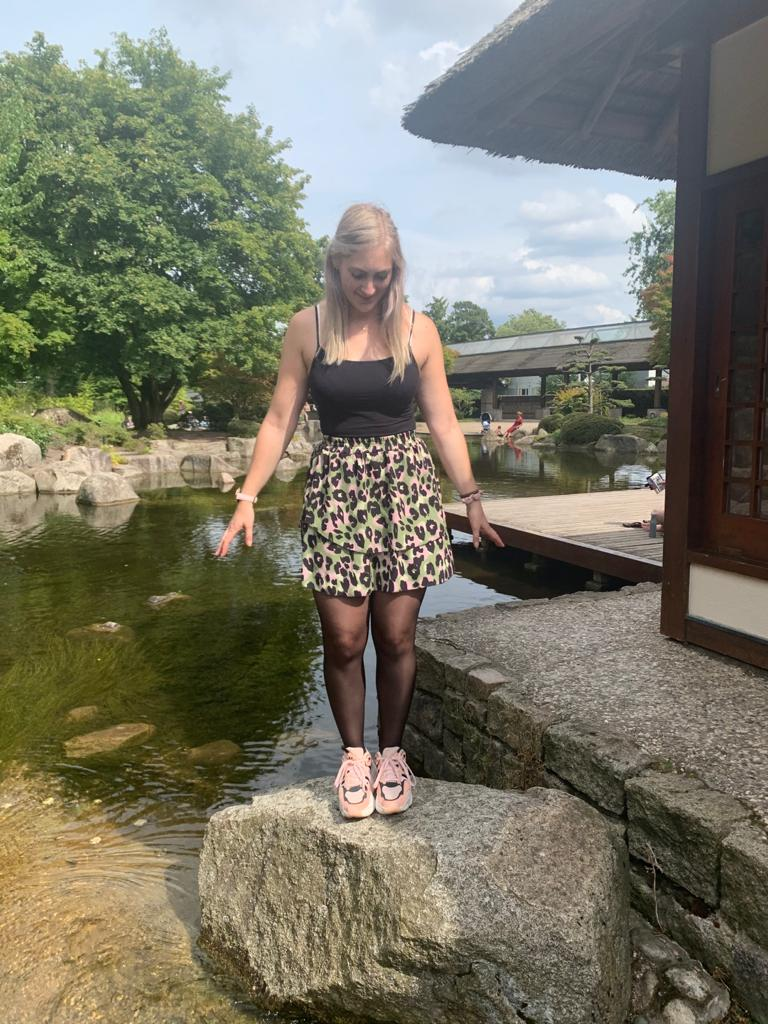
#> input picture 01/lab1/colourspace/picture_test.jpg, 768 x 1024 px
$ python ConvertColourSpace.py
#> lines starting #> are read from the running program, lines starting #| are printed output that depends on the picture; after the words box and inside, x2 and y2 are one past the last pixel; in counts of white or black regions, pixels touching at a corner belong together
#> further down, I is the input picture: shape (1024, 768, 3); mean B, G, R 101.7, 117.8, 119.8
### 01/lab1/colourspace/getColourChannels.py
def getColourChannels(input_image):

    R = input_image[:, :, 0]
    G = input_image[:, :, 1]
    B = input_image[:, :, 2]
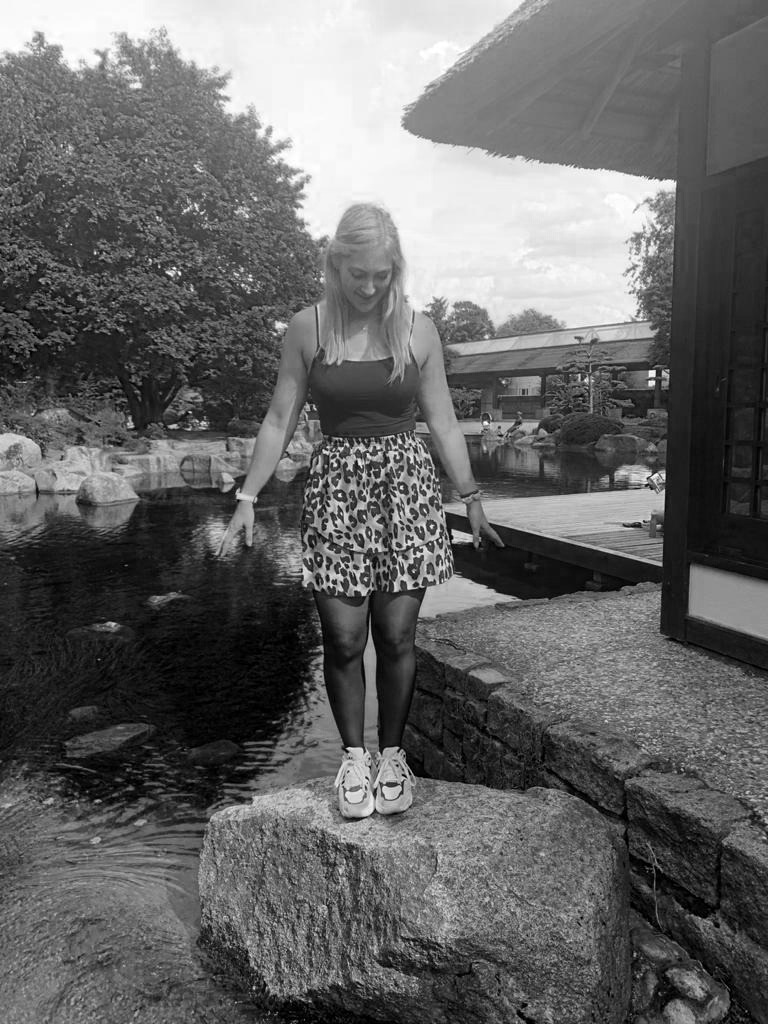
#> B: shape (1024, 768) float32; min 0, max 255, mean 101.7

    return [R, G, B]

### 01/lab1/colourspace/rgbConversions.py
import numpy as np
import cv2
from getColourChannels import *

# [41 lines left out: functions rgb2grays, rgb2opponent, not called in this run]


def rgb2normedrgb(input_image):
    # converts an RGB image into normalized rgb colour space

    R, G, B = getColourChannels(input_image)
    rgb_norm = np.zeros(input_image.shape, dtype="uint8")

    sum = R + G + B
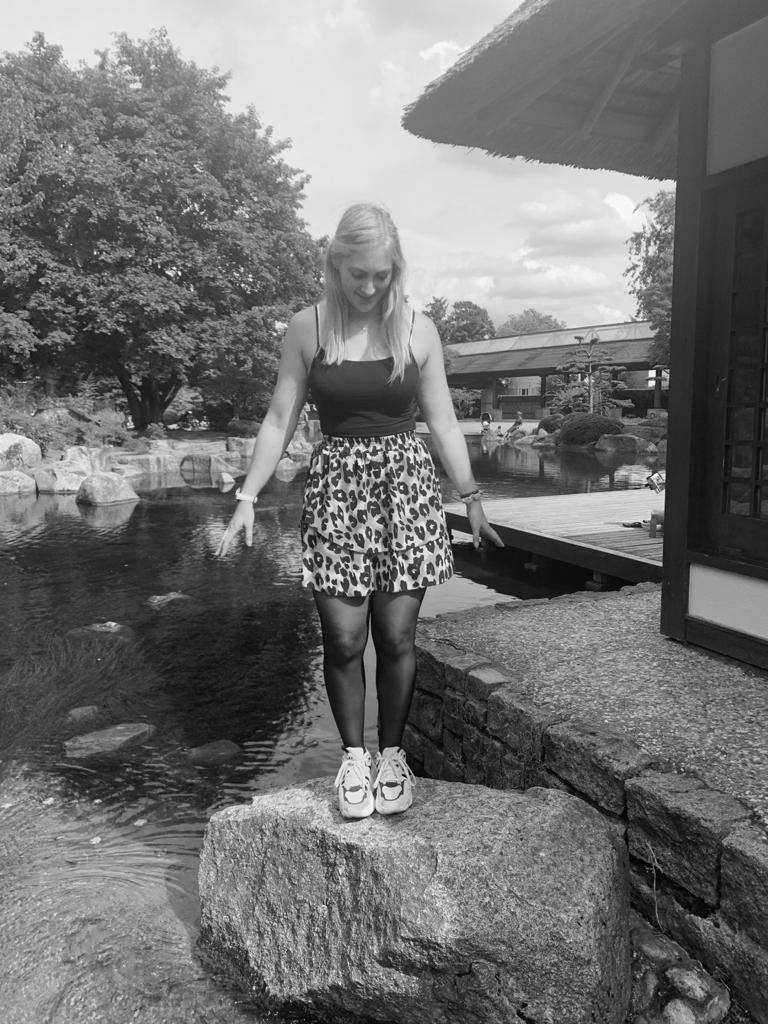
#> sum: shape (1024, 768) float32; min 0, max 762, mean 339.3; drawn with min black and max white

    # Black pixels result in division by 0, so take nonzero number.
    sum[sum == 0] = 0.01
#> sum: shape (1024, 768) float32; under 0.01% of pixels changed, all inside (x1, y1, x2, y2) = (622, 585, 658, 873)
    rgb_norm[:, :, 0] = R / sum * 255
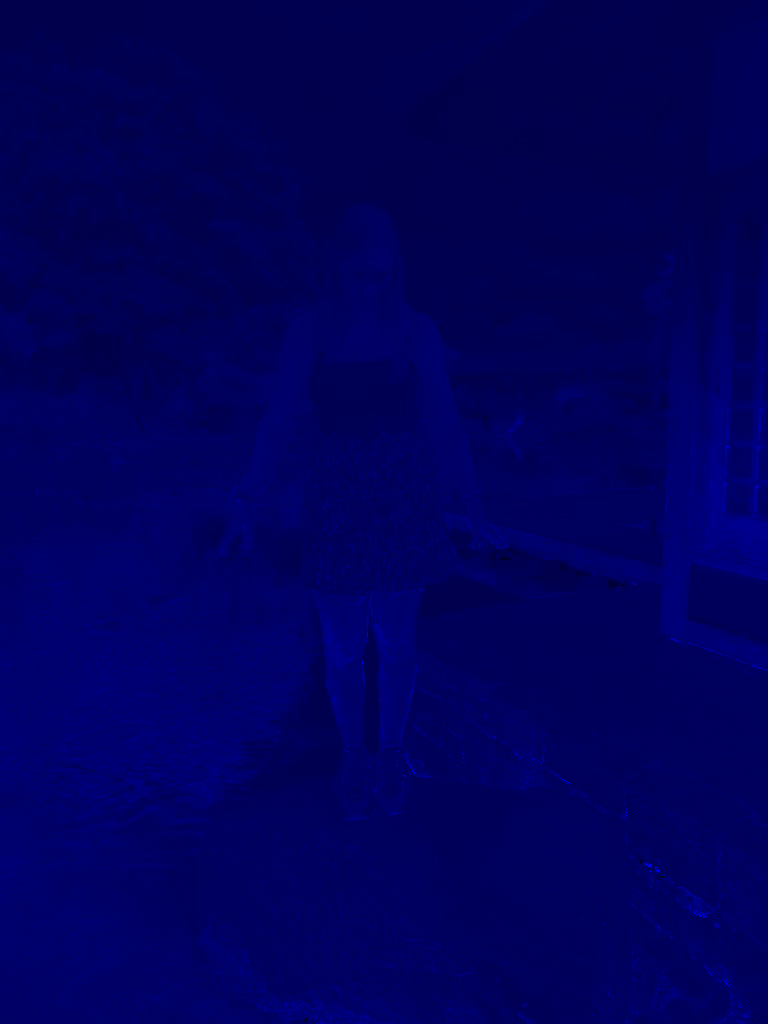
#> rgb_norm: shape (1024, 768, 3); mean of channels 0, 1, 2 92.6, 0, 0; drawn as B, G, R
    rgb_norm[:, :, 1] = G / sum * 255
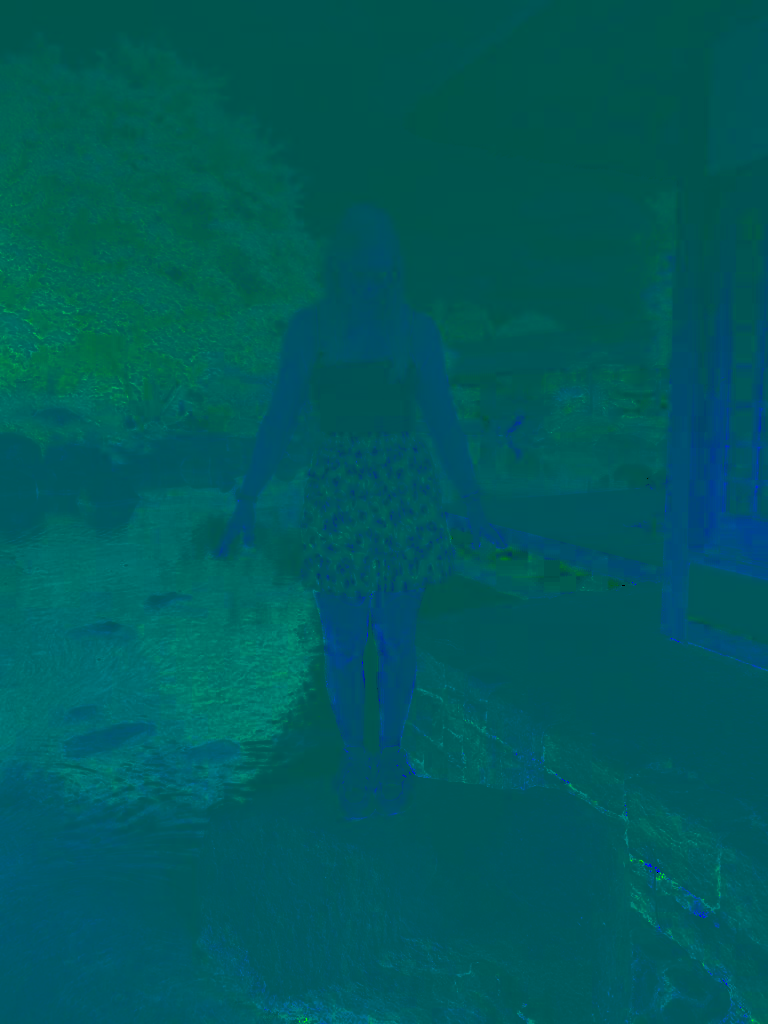
#> rgb_norm: shape (1024, 768, 3); mean of channels 0, 1, 2 92.6, 90, 0; drawn as B, G, R
    rgb_norm[:, :, 2] = B / sum * 255
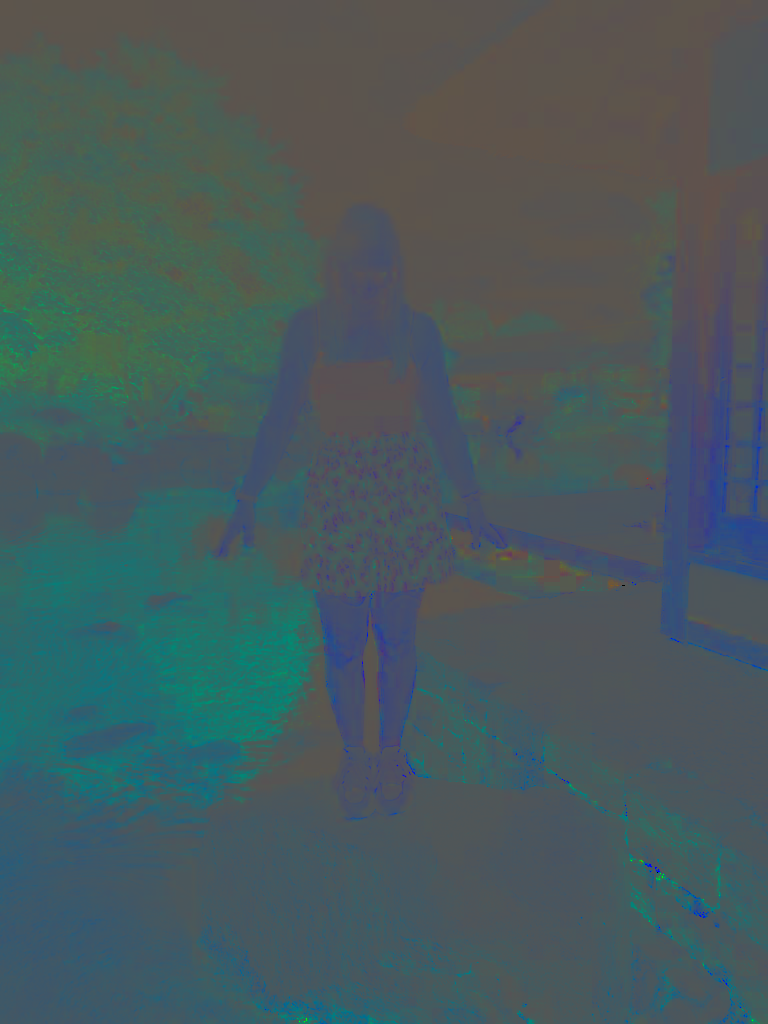
#> rgb_norm: shape (1024, 768, 3); mean of channels 0, 1, 2 92.6, 90, 71; drawn as B, G, R

    new_image = rgb_norm


    return new_image

### 01/lab1/colourspace/visualize.py
from PIL import Image
import numpy as np
import cv2
import matplotlib.pyplot as plt
import matplotlib


def visualize(input_image):
    new_im = input_image.astype(np.uint8)

    # For visualization of gray:
    # new_im_l, new_im_a, new_im_lu, new_im = input_image
    # new_im_l, new_im_a, new_im_lu, new_im = new_im_l.astype(np.uint8), new_im_a.astype(np.uint8), \
    #                                         new_im_lu.astype(np.uint8), new_im.astype(np.uint8)

    fig, ax = plt.subplots(2, 2)

    ax[0, 0].imshow(new_im, interpolation='bilinear', cmap='gray', origin='upper', extent=[-3, 3, -3, 3])
    ax[0, 0].set_axis_off()
    ax[0, 0].set_title("Total")
    ax[0, 1].imshow(new_im[:, :, 0], interpolation='bilinear', cmap='gray', origin='upper', extent=[-3, 3, -3, 3])
    ax[0, 1].set_axis_off()
    ax[0, 1].set_title("Luminance")
    ax[1, 0].imshow(new_im[:, :, 1], interpolation='bilinear', cmap='gray', origin='upper', extent=[-3, 3, -3, 3])
    ax[1, 0].set_axis_off()
    ax[1, 0].set_title("Chroma blue")
    ax[1, 1].imshow(new_im[:, :, 2], interpolation='bilinear', cmap='gray', origin='upper', extent=[-3, 3, -3, 3])
    ax[1, 1].set_axis_off()
    ax[1, 1].set_title("Chroma red")

    plt.savefig("test_ycbcr.jpeg")
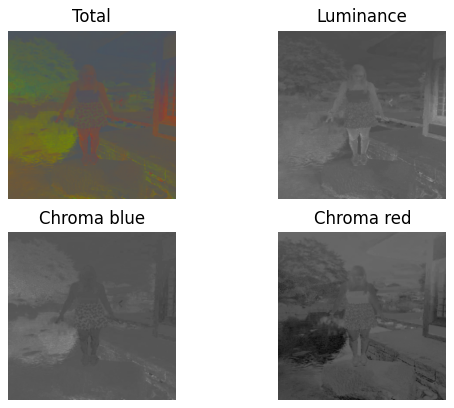
#> figure drawn by matplotlib, 4 panels
    # matplotlib.imwrite('test_gray_light.jpeg', new_im)
    # new_im.save('test_opponent.jpeg')

### 01/lab1/colourspace/ConvertColourSpace.py
import numpy as np
import cv2
import rgbConversions
from visualize import *

def ConvertColourSpace(input_image, colourspace):
    '''
    Converts an RGB image into a specified color space, visualizes the
    color channels and returns the image in its new color space.

    Colorspace options:
      opponent
      rgb -> for normalized RGB
      hsv
      ycbcr
      gray

    P.S: Do not forget the visualization part!
    '''

    # Convert the image into double precision for conversions
    input_image = input_image.astype(np.float32)

    if colourspace.lower() == 'opponent':
        # fill in the rgb2opponent function
        new_image = rgbConversions.rgb2opponent(input_image)

    elif colourspace.lower() == 'rgb':
        # fill in the rgb2opponent function
        new_image = rgbConversions.rgb2normedrgb(input_image)

    elif colourspace.lower() == 'hsv':
        # use built-in function from opencv
        new_image = cv2.cvtColor(input_image, code=cv2.COLOR_RGB2HSV)

    elif colourspace.lower() == 'ycbcr':
        # use built-in function from opencv
        new_image = cv2.cvtColor(input_image, code=cv2.COLOR_RGB2YCrCb)

    elif colourspace.lower() == 'gray':
        # fill in the rgb2opponent function
        new_image = rgbConversions.rgb2grays(input_image)

    else:
        print('Error: Unknown colorspace type [%s]...' % colourspace)
        new_image = input_image

    visualize(new_image)
    return new_image


if __name__ == '__main__':
    # Replace the image name with a valid image
    img_path = 'picture_test.jpg'
    # Read with opencv
    I = cv2.imread(img_path)
    # Convert from BGR to RGB
    # This is a shorthand.
    I = I[:, :, ::-1]

    out_img = ConvertColourSpace(I, 'rgb')
